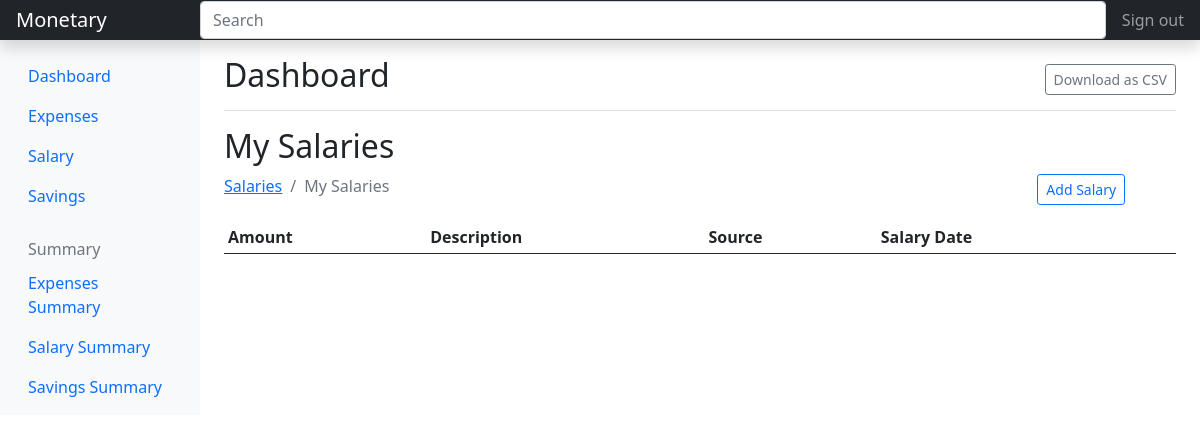
Page /salary/ (signed in) on the earlier database version.
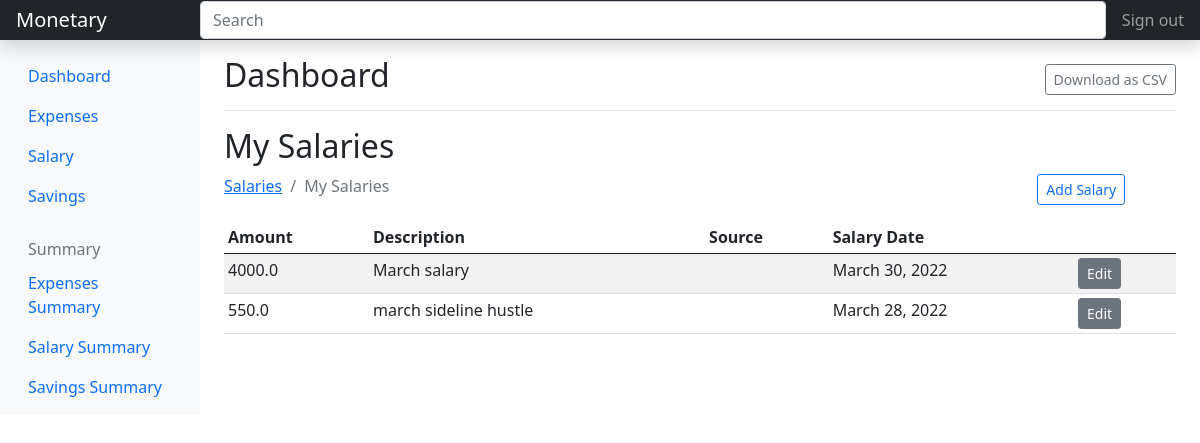
Same page on the later database version.
### salary/models.py (models this page shows, shortened)
class Salary(models.Model):
    amount = models.FloatField()
    date = models.DateField(default=now)
    description = models.TextField()
    owner = models.ForeignKey(to=User, on_delete=models.CASCADE)
    source = models.CharField(max_length=200)
    class Meta:
        ordering = ['-date']
        verbose_name_plural = 'Salaries'

### salary/views.py (the view)
# urls.py: path('', views.index, name="expenses"),
@login_required(login_url='/accounts/login')
def index(request):
    sources = Source.objects.all()
    salary = Salary.objects.filter(owner=request.user)
    paginator = Paginator(salary, 5)
    page_num = request.GET.get('page')
    page_obj = Paginator.get_page(paginator, page_num)
    context = {
        'salary': salary,
        'page_obj': page_obj
    }
    return render(request, 'salary/index.html', context)

### salary/templates/salary/index.html
{% extends 'base.html' %}
{% load static %}
{% block content %}
<div class="d-flex justify-content-between flex-wrap flex-md-nowrap align-items-center pt-3 pb-2 mb-3 border-bottom">
    <h1 class="h2">Dashboard</h1>
    <div class="btn-toolbar mb-2 mb-md-0">
       <a href="" class="btn btn-outline-secondary btn-sm">Download as CSV</a>
    </div>
</div>
<h2>My Salaries</h2>
<div class="row">
    <div class="col-md-10">
        <nav aria-label="breadcrumb">
            <ol class="breadcrumb">
                <li class="breadcrumb-item"><a href="{% url 'salary' %}">Salaries</a></li>
                <li class="breadcrumb-item active" aria-current="page">My Salaries</li>
            </ol>
        </nav>
    </div>
    <div class="col-md-2">
        <a href="{% url 'add-salary' %}" class="btn btn-outline-primary btn-sm mb-3">Add Salary</a>
    </div>
</div>
<div class="table-responsive">
    <table class="table table-striped table-sm">
        <thead>
            <tr>
                <th>Amount</th>
                <th>Description</th>
                <th>Source</th>
                <th>Salary Date</th>
                <th></th>
            </tr>
        </thead>
        <tbody>
            {% for salary in page_obj %}
            <tr>
                <td>{{salary.amount}}</td>
                <td>{{salary.description}}</td>
                <td>{{salary.category}}</td>
                <td>{{salary.date}}</td>
                <td><a href="{% url 'salary-edit' salary.id %}" class="btn btn-secondary btn-sm">Edit</a></td>
            </tr>
            {% endfor %}
        </tbody>
    </table>
</div>
{% endblock %}

Differences in the rows shown:
added Salary: amount "4000.0", description "March salary", date "March 30, 2022"
added Salary: amount "550.0", description "march sideline hustle", date "March 28, 2022"
